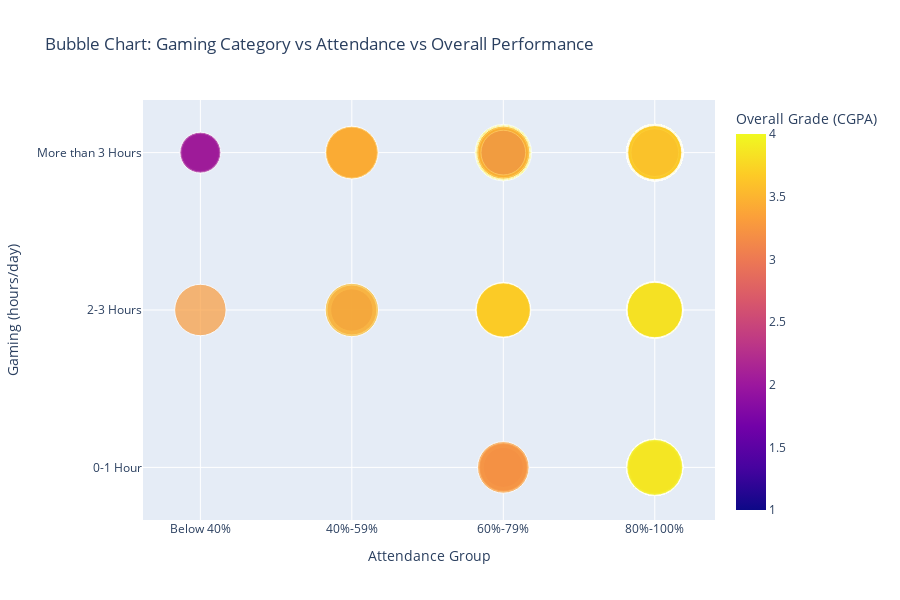

This figure's notebook cell:
### Markdown cell above
#### 3.2.3 Argument 3 voor perspectief 2: Lage aanwezigheid en veel gamen schaden studieprestaties

De bubble chart toont het verband tussen dagelijkse gametijd, schoolaanweziheid en cijfers (CGPA). Uit deze visualisatie blijkt duidelijk dat meer gamen samenhangt met lagere studieprestaties.

### Code cell
df3_clean = df3[["Gaming", "Attendance", "Overall"]].dropna().copy()

# Omgekeerde logische volgorde voor 'Gaming' (hoogste bovenaan)
gaming_order = ["More than 3 Hours", "2-3 Hours", "0-1 Hour"]
df3_clean = df3_clean[df3_clean["Gaming"].isin(gaming_order)]
df3_clean["Gaming"] = pd.Categorical(df3_clean["Gaming"], categories=gaming_order, ordered=True)

# Gewenste volgorde voor 'Attendance'
attendance_order = ["Below 40%", "40%-59%", "60%-79%", "80%-100%"]
df3_clean = df3_clean[df3_clean["Attendance"].isin(attendance_order)]
df3_clean["Attendance"] = pd.Categorical(df3_clean["Attendance"], categories=attendance_order, ordered=True)

# Bubble chart aanmaken
fig = px.scatter(
    df3_clean,
    x="Attendance",
    y="Gaming",
    size="Overall",
    color="Overall",
    title="Bubble Chart: Gaming Category vs Attendance vs Overall Performance",
    labels={
        "Attendance": "Attendance Group",
        "Gaming": "Gaming (hours/day)",
        "Overall": "Overall Grade (CGPA)"
    },
    category_orders={
        "Attendance": attendance_order,
        "Gaming": gaming_order
    },
    size_max=40,
    height=600
)

fig.show()

### Figure 1 — Plotly figure (JSON) as saved in the notebook; plotly's stock layout.template omitted (floating-point values rounded to 4 significant figures; data arrays with more than 128 entries replaced by an {"elided": "..."} marker saying what was removed)
{"data": [{"hovertemplate": "Attendance Group=%{x}<br>Gaming (hours/day)=%{y}<br>Overall Grade (CGPA)=%{marker.color}<extra></extra>", "legendgroup": "", "marker": {"color": {"elided": "493 float values"}, "coloraxis": "coloraxis", "size": {"elided": "493 float values"}, "sizemode": "area", "sizeref": 0.0025, "symbol": "circle"}, "mode": "markers", "name": "", "orientation": "v", "showlegend": false, "type": "scatter", "x": {"elided": "493 str values"}, "xaxis": "x", "y": {"elided": "493 str values"}, "yaxis": "y"}], "layout": {"coloraxis": {"colorbar": {"title": {"text": "Overall Grade (CGPA)"}}, "colorscale": [[0, "#0d0887"], [0.1111, "#46039f"], [0.2222, "#7201a8"], [0.3333, "#9c179e"], [0.4444, "#bd3786"], [0.5556, "#d8576b"], [0.6667, "#ed7953"], [0.7778, "#fb9f3a"], [0.8889, "#fdca26"], [1, "#f0f921"]]}, "height": 600, "legend": {"itemsizing": "constant", "tracegroupgap": 0}, "title": {"text": "Bubble Chart: Gaming Category vs Attendance vs Overall Performance"}, "xaxis": {"anchor": "y", "autorange": true, "categoryarray": ["Below 40%", "40%-59%", "60%-79%", "80%-100%"], "categoryorder": "array", "domain": [0, 1], "range": [-0.3237, 3.338], "title": {"text": "Attendance Group"}, "type": "category"}, "yaxis": {"anchor": "x", "autorange": true, "categoryarray": ["0-1 Hour", "2-3 Hours", "More than 3 Hours"], "categoryorder": "array", "domain": [0, 1], "range": [-0.3344, 2.334], "title": {"text": "Gaming (hours/day)"}, "type": "category"}}}
